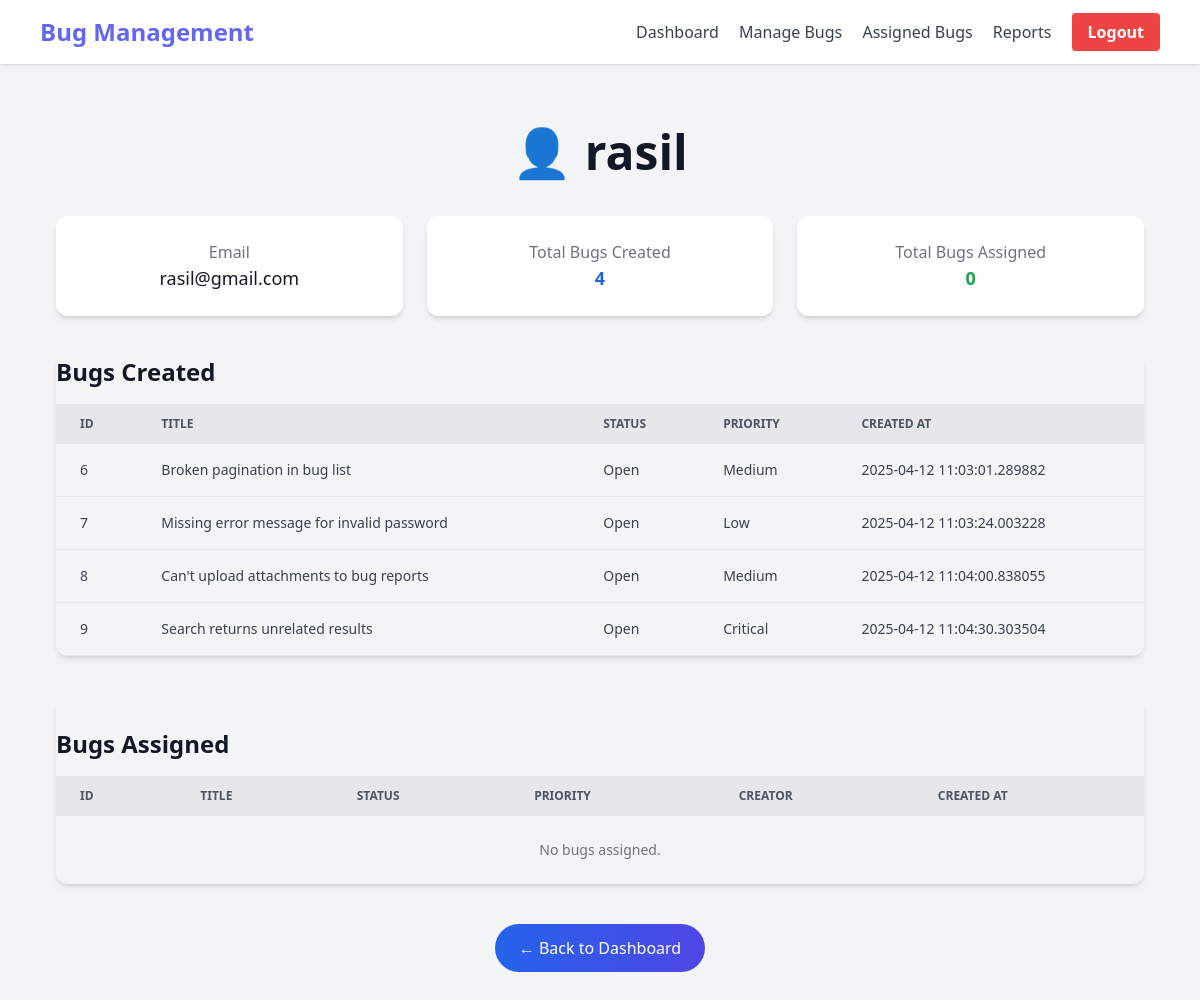
The page /admin/user/4 (signed in) on the database as committed earlier.
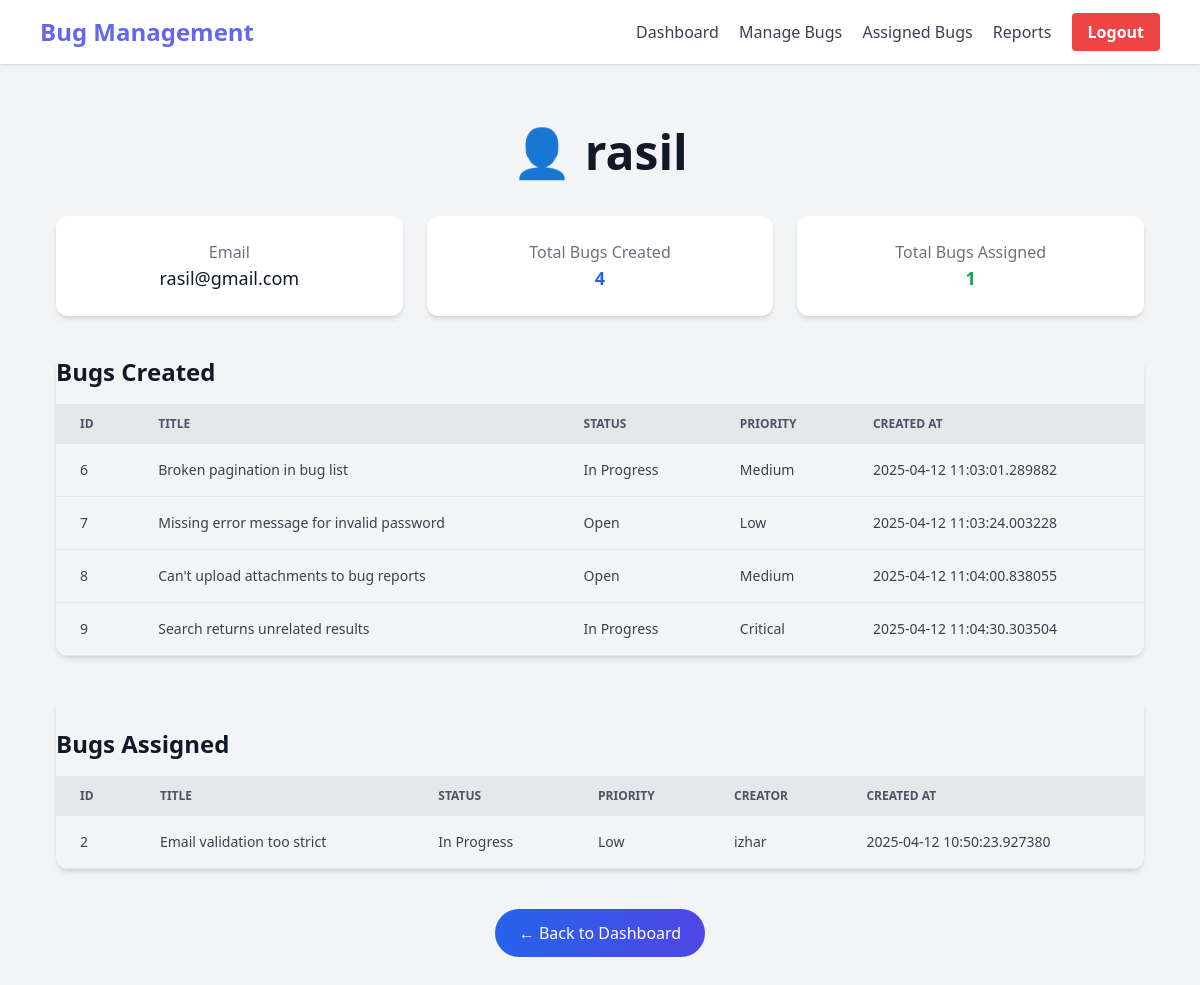
The same page on the database as committed later.
### app.py (models this page shows, shortened)
class Bug(db.Model):
    id = db.Column(db.Integer, primary_key=True)
    title = db.Column(db.String(100), nullable=False)
    description = db.Column(db.Text, nullable=False)
    status = db.Column(db.String(20), default='Open')
    priority = db.Column(db.String(20), default='Medium')
    created_at = db.Column(db.DateTime, default=datetime.utcnow)
    updated_at = db.Column(db.DateTime, default=datetime.utcnow, onupdate=datetime.utcnow)
    creator_id = db.Column(db.Integer, db.ForeignKey('user.id'), nullable=False)
    assignee_id = db.Column(db.Integer, db.ForeignKey('user.id'))

class User(UserMixin, db.Model):
    id = db.Column(db.Integer, primary_key=True)
    username = db.Column(db.String(80), unique=True, nullable=False)
    email = db.Column(db.String(120), unique=True, nullable=False)
    password_hash = db.Column(db.String(128))
    is_admin = db.Column(db.Boolean, default=False)
    bugs_created = db.relationship('Bug', backref='creator', lazy=True, foreign_keys='Bug.creator_id')
    bugs_assigned = db.relationship('Bug', backref='assignee', lazy=True, foreign_keys='Bug.assignee_id')

### app.py (the view)
@app.route('/admin/user/<int:user_id>')
@login_required
def user_details(user_id):
    if not current_user.is_admin:
        return redirect(url_for('user_dashboard'))
    user = User.query.get_or_404(user_id)
    bugs_created = Bug.query.filter_by(creator_id=user.id).all()
    bugs_assigned = Bug.query.filter_by(assignee_id=user.id).all()
    return render_template('admin/user_details.html',
                         user=user,
                         bugs_created=bugs_created,
                         bugs_assigned=bugs_assigned)

### app.py (called while the page is built)
@login_manager.user_loader
def load_user(user_id):
    return User.query.get(int(user_id))

### templates/admin/user_details.html (shortened to what this page needs)
{% extends "base.html" %}
{% block content %}
<div class="max-w-7xl mx-auto px-4 py-10 space-y-10 animate-fade-in">
  <h1 class="text-3xl md:text-5xl font-bold text-center text-gray-900 dark:text-white">
    👤 {{ user.username }}
  </h1>
  <div class="grid grid-cols-1 md:grid-cols-3 gap-6 text-center">
    <div class="bg-white dark:bg-gray-800 shadow-md rounded-xl p-6">
      <p class="text-gray-500 dark:text-gray-300">Email</p>
      <p class="text-lg font-medium text-gray-900 dark:text-white">{{ user.email }}</p>
    </div>
    <div class="bg-white dark:bg-gray-800 shadow-md rounded-xl p-6">
      <p class="text-gray-500 dark:text-gray-300">Total Bugs Created</p>
      <p class="text-lg font-semibold text-blue-600 dark:text-blue-400">{{ bugs_created|length }}</p>
    </div>
    <div class="bg-white dark:bg-gray-800 shadow-md rounded-xl p-6">
      <p class="text-gray-500 dark:text-gray-300">Total Bugs Assigned</p>
      <p class="text-lg font-semibold text-green-600 dark:text-green-400">{{ bugs_assigned|length }}</p>
    </div>
  </div>
  <div class="overflow-x-auto shadow-md rounded-xl animate-slide-up">
    <h2 class="text-2xl font-semibold text-gray-900 dark:text-white mb-4">Bugs Created</h2>
    <table class="w-full text-sm text-left text-gray-700 dark:text-gray-300">
      <thead class="text-xs uppercase bg-gray-200 dark:bg-gray-700 text-gray-600 dark:text-gray-300">
        <tr>
          <th scope="col" class="px-6 py-3">ID</th>
          <th scope="col" class="px-6 py-3">Title</th>
          <th scope="col" class="px-6 py-3">Status</th>
          <th scope="col" class="px-6 py-3">Priority</th>
          <th scope="col" class="px-6 py-3">Created At</th>
        </tr>
      </thead>
      <tbody>
        {% for bug in bugs_created %}
        <tr class="border-b dark:border-gray-700 hover:bg-gray-100 dark:hover:bg-gray-800">
          <td class="px-6 py-4">{{ bug.id }}</td>
          <td class="px-6 py-4">{{ bug.title }}</td>
          <td class="px-6 py-4">{{ bug.status }}</td>
          <td class="px-6 py-4">{{ bug.priority }}</td>
          <td class="px-6 py-4">{{ bug.created_at }}</td>
        </tr>
        {% else %}
        <tr>
          <td colspan="5" class="text-center py-6 text-gray-500 dark:text-gray-400">No bugs created.</td>
        </tr>
        {% endfor %}
      </tbody>
    </table>
  </div>
  <div class="overflow-x-auto shadow-md rounded-xl animate-slide-up">
    <h2 class="text-2xl font-semibold text-gray-900 dark:text-white mt-8 mb-4">Bugs Assigned</h2>
    <table class="w-full text-sm text-left text-gray-700 dark:text-gray-300">
      <thead class="text-xs uppercase bg-gray-200 dark:bg-gray-700 text-gray-600 dark:text-gray-300">
        <tr>
          <th scope="col" class="px-6 py-3">ID</th>
          <th scope="col" class="px-6 py-3">Title</th>
          <th scope="col" class="px-6 py-3">Status</th>
          <th scope="col" class="px-6 py-3">Priority</th>
          <th scope="col" class="px-6 py-3">Creator</th>
          <th scope="col" class="px-6 py-3">Created At</th>
        </tr>
      </thead>
      <tbody>
        {% for bug in bugs_assigned %}
        <tr class="border-b dark:border-gray-700 hover:bg-gray-100 dark:hover:bg-gray-800">
          <td class="px-6 py-4">{{ bug.id }}</td>
          <td class="px-6 py-4">{{ bug.title }}</td>
          <td class="px-6 py-4">{{ bug.status }}</td>
          <td class="px-6 py-4">{{ bug.priority }}</td>
          <td class="px-6 py-4">{{ bug.creator.username }}</td>
          <td class="px-6 py-4">{{ bug.created_at }}</td>
        </tr>
        {% else %}
        <tr>
          <td colspan="6" class="text-center py-6 text-gray-500 dark:text-gray-400">No bugs assigned.</td>
        </tr>
        {% endfor %}
      </tbody>
    </table>
  </div>
  <div class="mt-10 text-center">
    <a href="{{ url_for('admin_dashboard') }}"
       class="inline-block bg-gradient-to-r from-blue-600 to-indigo-600 text-white px-6 py-3 rounded-full font-medium hover:shadow-lg transform hover:-translate-y-1 transition duration-300 animate-bounce-once">
      ← Back to Dashboard
    </a>
  </div>
</div>
{% endblock %}

Rows that differ between the two databases and show on the page:
changed Bug "Broken pagination in bug list": status "Open" → "In Progress"
changed Bug "Search returns unrelated results": status "Open" → "In Progress"
now on this page (row edited): Bug: id "2", title "Email validation too strict", status "In Progress", priority "Low", creator.username "izhar", created_at "2025-04-12 10:50:23.927380", shown under "Bugs Assigned"
Other text that changed with them:
{{ bugs_assigned|length }}: "0" → "1"
text no longer shown: "No bugs assigned."
